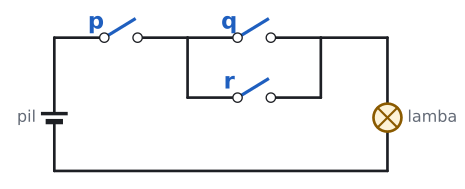

This figure's Python source:
import sys; sys.path.insert(0, "tools")
from cizim import *

# Alıştırma Soru 11: p anahtarı seri, q ve r anahtarları birbirine paralel. Lamba: p ∧ (q ∨ r).
fig, ax = sekil(6, 3.6)

def tel(xs, ys):
    ax.plot(xs, ys, color=YAZI, lw=2, solid_capstyle="round")

def anahtar(x, y, ad):
    for xx in (x - 0.5, x + 0.5):
        ax.plot(xx, y, "o", markersize=7, markerfacecolor="white", markeredgecolor=YAZI, zorder=5)
    ax.plot([x - 0.5, x + 0.4], [y, y + 0.55], color=MAVI, lw=2.4, zorder=4)
    ax.text(x - 0.75, y + 0.45, ad, ha="center", va="center", fontsize=17, color=MAVI, fontweight="bold")

U, A, L = 4.0, 2.2, 1.6
tel([0, 1.5], [U, U]); tel([2.5, 4], [U, U])          # p seri
tel([4, 4], [U, A]); tel([8, 8], [U, A])               # paralel kol uçları
tel([4, 5.5], [U, U]); tel([6.5, 8], [U, U])           # q kolu
tel([4, 5.5], [A, A]); tel([6.5, 8], [A, A])           # r kolu
tel([8, 10], [U, U])
tel([10, 10], [U, L + 0.42]); tel([10, 10], [L - 0.42, 0]); tel([10, 0], [0, 0])
tel([0, 0], [0, L - 0.12]); tel([0, 0], [L + 0.12, U])
anahtar(2, U, "p"); anahtar(6, U, "q"); anahtar(6, A, "r")
ax.plot([-0.35, 0.35], [L + 0.12, L + 0.12], color=YAZI, lw=2.6)
ax.plot([-0.18, 0.18], [L - 0.12, L - 0.12], color=YAZI, lw=4)
ax.text(-0.55, L, "pil", ha="right", va="center", fontsize=12, color=SOLUK)
ax.add_patch(patches.Circle((10, L), 0.42, facecolor=SARI_ACIK, edgecolor=SARI, lw=2, zorder=4))
d = 0.42 * 0.7
ax.plot([10 - d, 10 + d], [L - d, L + d], color=SARI, lw=1.6, zorder=5)
ax.plot([10 - d, 10 + d], [L + d, L - d], color=SARI, lw=1.6, zorder=5)
ax.text(10.6, L, "lamba", ha="left", va="center", fontsize=12, color=SOLUK)

ax.set_xlim(-1.4, 12); ax.set_ylim(-0.3, 4.9); ax.set_aspect("equal"); ax.axis("off")
kaydet(fig, __file__)
